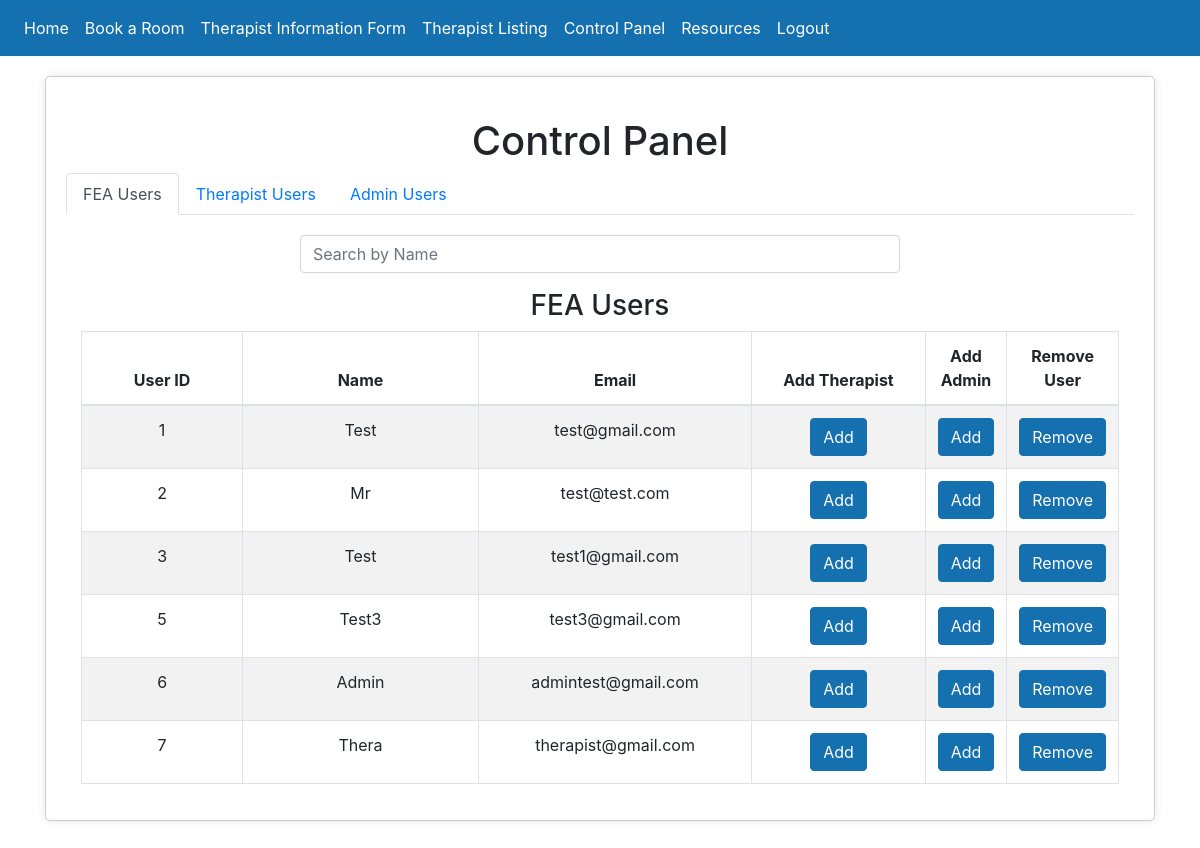
Screenshot of /control_panel (signed in) with the database file from the repository.
### website/models.py (models this page shows)
class User(db.Model, UserMixin):
    id = db.Column(db.Integer, primary_key=True)
    email = db.Column(db.String(150), unique=True)
    password = db.Column(db.String(150))
    first_name = db.Column(db.String(150))
    notes = db.relationship('Note')

### website/views.py (the view)
@views.route('/control_panel', methods=['GET', 'POST'])
@login_required
def control_panel():#Loads the Databases into the HTML tables
    check_result = check_admin(current_user)
    if check_result:
            return check_result
    user1 = User.query.all()
    therapist1 = Therapist.query.all()
    admin = Admin.query.all()
    return render_template('control_panel.html', user=current_user, user1=user1, therapist1=therapist1, admin=admin)

### website/__init__.py (called while the page is built)
def create_app():
    app = Flask(__name__)
    app.config['SECRET_KEY'] = 'Team2 Stockton University'
    app.config['SQLALCHEMY_DATABASE_URI'] = f'sqlite:///{DB_NAME}'
    db.init_app(app)
    from .views import views
    from .auth import auth
    app.register_blueprint(views, url_prefix='/')
    app.register_blueprint(auth, url_prefix='/')
    from .models import User, Note, Therapist, Admin
    create_database(app)
    login_manager = LoginManager()
    login_manager.login_view = 'auth.login'  #Flask will redirect to auth.login if the user is not logged in.
    login_manager.init_app(app) #allows login_manager to use the app
    @login_manager.user_loader #Will look for PK and check if id = user_id in the database.
    def load_user(user_id):
        return User.query.get(int(user_id))
    return app

### website/views.py (called while the page is built)
def check_admin(current_user):
    id = current_user.id
    admin = Admin.query.filter_by(user_id=id).first()
    if admin:
        return None
    else:
        flash('Not authorized', 'error')
        return redirect(url_for('views.home'))

### website/templates/control_panel.html (shortened to what this page needs)
{% extends "base.html" %}
{% block content %}
<div class="center-box" style="max-width: 2400px; margin: 20px auto;">
    <h1 align="center" style="margin-top: 20px;">Control Panel</h1>
    <ul class="nav nav-tabs">
        <li class="nav-item">
            <a class="nav-link active" data-toggle="tab" href="#feaUsers">FEA Users</a>
        </li>
        <li class="nav-item">
            <a class="nav-link" data-toggle="tab" href="#therapistUsers">Therapist Users</a>
        </li>
        <li class="nav-item">
            <a class="nav-link" data-toggle="tab" href="#adminUsers">Admin Users</a>
        </li>
    </ul>
    <div class="tab-content">
        <div id="feaUsers" class="container tab-pane active">
            <div class="input-group mb-3" style="margin: 20px auto; width: 600px;">
                <input type="text" class="form-control" placeholder="Search by Name" id="searchFeaUsers" oninput="searchFeaUsers()">
            </div>
            <div class="section">
                <h3>FEA Users</h3>
                <table class="table table-striped table-bordered" id="feaUsersTable">
                    <thead>
                        <tr>
                            <th style="width: 20%;">User ID</th>
                            <th style="width: 30%;">Name</th>
                            <th style="width: 30%;">Email</th>
                            <th style="width: 20%;">Add Therapist</th>
                            <th style="width: 20%;">Add Admin</th>
                            <th style="width: 30%;">Remove User</th>
                        </tr>
                    </thead>
                    <tbody>
                        {% for user in user1 %}
                            <tr>
                                <td style="width: 20%;">{{ user.id }}</td>
                                <td style="width: 30%;">{{ user.first_name }}</td>
                                <td style="width: 30%;">{{ user.email }}</td>
                                <td>
                                    <form action="/add-therapist" method ='POST'>
                                        <button type="submit" class="btn btn-primary">Add</button>
                                    </form>
                                </td>
                                <td>
                                    <form action="/add-admin" method ='POST'>
                                        <button type="submit" class="btn btn-primary">Add</button>
                                    </form>
                                </td>
                                <td>
                                    <form action="/delete_user" method ='POST'>
                                        <button type="submit" class="btn btn-primary">Remove</button>
                                    </form>
                                </td>
                            </tr>
                        {% endfor %}
                    </tbody>
                </table>
            </div>
        </div>
    </div>
</div>
{% endblock %}

### website/static/style.css (style rules this page uses)
.btn-primary { color: #fff; background-color: #1470af; border-color: #1470af; }
body { margin-bottom: 100px; }
.center-box { max-width: 400px; margin: 20px auto; text-align: center; padding: 20px; border: 1px solid #ccc; border-radius: 5px; background-color: #fff; box-shadow: 0 0 10px rgba(0, 0, 0, 0.1); }

### rows the page displays
User: id "1", first_name "Test", email "test@gmail.com"
User: id "2", first_name "Mr", email "test@test.com"
User: id "3", first_name "Test", email "test1@gmail.com"
User: id "5", first_name "Test3", email "test3@gmail.com"
User: id "6", first_name "Admin", email "admintest@gmail.com"
User: id "7", first_name "Thera", email "therapist@gmail.com"
